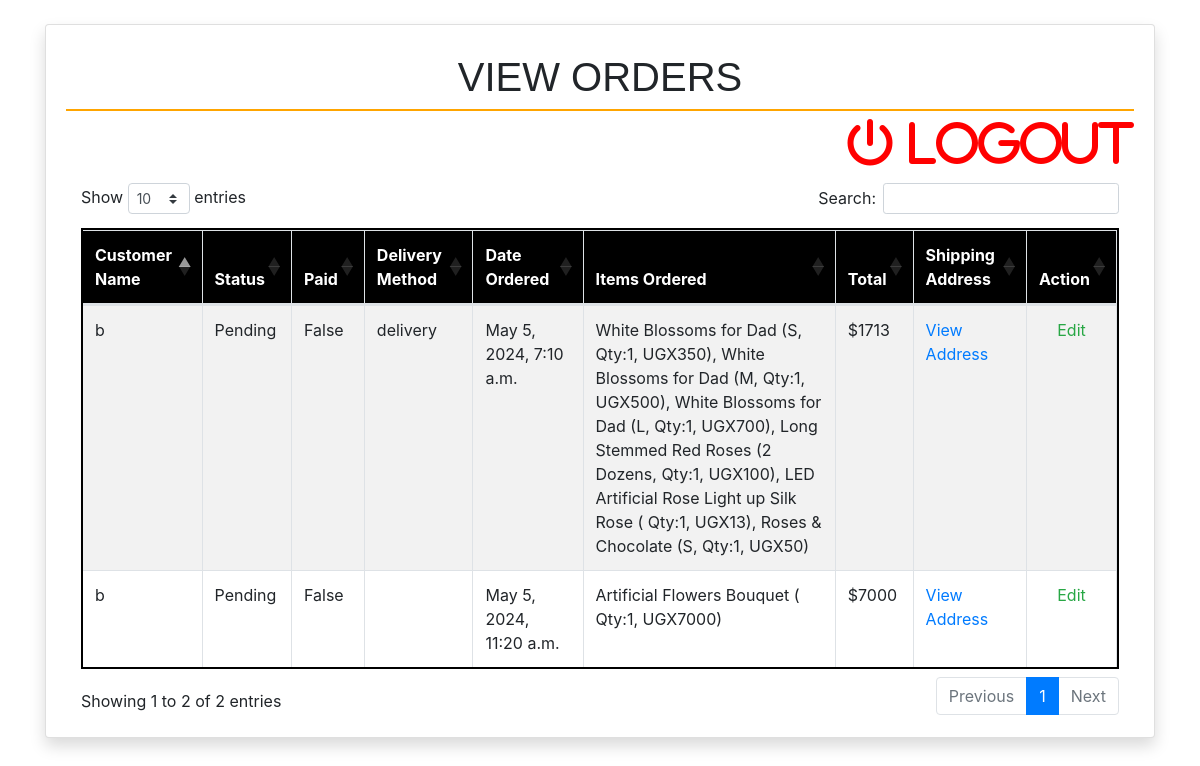
Screenshot of /driver_view_order/ with the database file from the repository.
### order/models.py (models this page shows, shortened)
class Order(models.Model):
    PAYMENT_CHOICES = (("cash", "cash"), ("online", "online"))
    DELIVERY_CHOICES = (("delivery", "delivery"), ("carryout", "carryout"))
    transaction_id = models.UUIDField(
        primary_key=True, default=uuid.uuid4, editable=True
    )
    customer = models.ForeignKey(Customer, on_delete=models.CASCADE)
    STATUS =(
        ('Pending','Pending'),
        ('Order Confirmed','Order Confirmed'),
        ('Out for Delivery','Out for Delivery'),
        ('Delivered','Delivered'),
    )
    status=models.CharField(max_length=50,null=True,choices=STATUS,default='Pending')
    date_ordered = models.DateTimeField(auto_now_add=True)
    date_modified = models.DateTimeField(auto_now=True)
    complete = models.BooleanField(default=False)
    date_completed = models.DateTimeField(null=True, blank=True)
    paid = models.BooleanField(default=False)
    payment_method = models.CharField(max_length=10, choices=PAYMENT_CHOICES)
    delivery_method = models.CharField(max_length=10, choices=DELIVERY_CHOICES)
    shipping = models.ForeignKey(
        "ShippingAddress", on_delete=models.SET_NULL, blank=True, null=True
    )
    pickup = models.ForeignKey(
        "PickUpDetail", on_delete=models.SET_NULL, blank=True, null=True
    )
    coupon = models.ForeignKey(
        "Coupon", on_delete=models.SET_NULL, blank=True, null=True
    )
    email = models.EmailField(max_length=70, null=True, blank=True)
    phone = models.CharField(max_length=20, null=True, blank=True)
    @property
    def get_cart_subtotal(self):
        order_items = self.orderitem_set.all()
        total = sum([item.get_total for item in order_items])
        return total
    get_cart_subtotal.fget.short_description = "Subtotal"
    @property
    def get_cart_total(self):
        total = self.get_cart_subtotal
        if self.coupon:
            total = total - self.get_coupon_value
        return total
    get_cart_total.fget.short_description = "Total"
    @property
    def get_cart_items(self):
        order_items = self.orderitem_set.all()
        total = sum([item.quantity for item in order_items])
        return total
    get_cart_items.fget.short_description = "# Items"
    @property
    def display_items(self):
        order_items = self.orderitem_set.all()
        ticker, l = 1, len(order_items)
        product_titles = str()
        for item in order_items:
            add_comma = ", " if l > 1 and ticker != l else ""
            if item.variation:
                product_title = f"""{item.product.name}
                ({item.variation.get_size},
                Qty:{item.quantity}, UGX{item.get_total}){add_comma}"""
            else:
                product_title = f"""{item.product.name}
                ( Qty:{item.quantity}, UGX{item.get_total}){add_comma}"""
            product_titles += product_title
            ticker += 1
        return product_titles
    @property
    def get_coupon_value(self):
        if self.coupon:
            if self.coupon.discount_type == "Percent":
                coupon_value = round(
                    self.get_cart_subtotal * self.coupon.discount_amount / 100, 2
                )
            else:
                coupon_value = self.coupon.discount_amount
        else:
            coupon_value = None
        return coupon_value
    get_coupon_value.fget.short_description = "Coupon"

class OrderItem(models.Model):
    product = models.ForeignKey(Product, on_delete=models.CASCADE)
    order = models.ForeignKey(Order, on_delete=models.CASCADE)
    variation = models.ForeignKey(
        ProductVariant, on_delete=models.SET_NULL, blank=True, null=True
    )
    quantity = models.IntegerField(default=0)
    date_added = models.DateTimeField(auto_now_add=True)
    @property
    def get_total(self):
        if self.product.has_variants:
            total = self.variation.price * self.quantity
        else:
            total = self.product.price * self.quantity
        return total
    get_total.fget.short_description = "Total"
    def image_tag(self):
        return mark_safe(
            f'<img src="{self.product.image.url}" width="100" height="100" />'
        )
    image_tag.short_description = "Image"

### users/models.py (models this page shows)
class Customer(models.Model):
    user = models.OneToOneField("User", null=True, blank=True, on_delete=models.CASCADE)
    device = models.CharField(max_length=200, null=True, blank=True)
    created_at = models.DateTimeField(auto_now_add=True)
    def __str__(self):
        return self.user.username if self.user else self.device

class User(AbstractUser):
    email = models.EmailField(unique=True)
    REQUIRED_FIELDS = [
        "email",
    ]

### store/models.py (models this page shows, shortened)
class Product(models.Model):
    id = models.UUIDField(primary_key=True, default=uuid.uuid4, editable=False)
    name = models.CharField(max_length=100)
    price = models.DecimalField(max_digits=15, decimal_places=0, blank=True, null=True)
    desc = models.TextField(max_length=500, blank=True, null=True)
    image = models.ImageField(blank=True, upload_to="images")
    created_at = models.DateField(auto_now_add=True)
    updated_at = models.DateField(auto_now=True)
    product_category = models.ForeignKey(
        "Category", on_delete=models.CASCADE, null=True, blank=True
    )
    class Meta:
        ordering = ("product_category",)
    def image_tag(self):  # pragma: no cover
        if self.image:
            return mark_safe(f'<img src="{self.image.url}" width="100" height="100" />')
    image_tag.short_description = "Image"
    @property
    def has_variants(self):
        if self.productvariant_set.count() > 0:
            return True
        else:
            return False

class ProductVariant(models.Model):
    title = models.CharField(max_length=100, blank=True, null=True)
    product = models.ForeignKey(Product, on_delete=models.CASCADE)
    size = models.ForeignKey(Size, on_delete=models.CASCADE)
    price = models.DecimalField(max_digits=15, decimal_places=0)
    @property
    def get_size(self):
        return str(self.size)

class Size(models.Model):
    name = models.CharField(max_length=20, blank=True, null=True, unique=True)
    def __str__(self):
        return self.name

### custom_admin/views.py (the view)
# urls.py: path('driver_view_order/', driver_view_orders, name='driver_view_orders'),
def driver_view_orders(request):
    orders = Order.objects.all()
    context = {'orders': orders}
    return render(request, 'admin/driver_view_order.html', context)

### store/context_processors.py (called while the page is built)
def get_cart_quantity(request):
    if request.user.is_authenticated:
        try:
            customer = request.user.customer
        except:
            number_of_items = 0
    else:
        try:
            customer, created = Customer.objects.get_or_create(
                device=request.COOKIES["device"]
            )
        except:
            number_of_items = 0
    try:
        customer_order = Order.objects.filter(customer=customer, complete=False)[0]
        number_of_items = customer_order.get_cart_items
    except:
        number_of_items = 0
    return {"cart_quantity": number_of_items}

### templates/admin/driver_view_order.html (shortened to what this page needs)
{% extends 'admin/driver_base.html' %}
{% block content %}
<div class="card shadow">
    <div class="card-body">
        <h1 class="p-2 text-center" style="border-bottom: 2px solid orange; font-family: 'Georgia', sans-serif; font-size: 2.5em; text-transform: uppercase;">
            View Orders</h1>
        <div class="text-right mb-3">
            <a href="{% url 'users:logout' %}" class="fa fa-power-off" style="font-size:48px;color:red"></i></i> Logout
            </a>
        </div>
        <div class="container">
            <div class="table-responsive">
                <table class="table table-bordered table-striped" style="border: 2px solid black;" id="example">
                    <thead style="background-color: black; color: white;">
                        <tr>
                            <th>Customer Name</th>
                            <th>Status</th>
                            <th>Paid</th>
                            <th>Delivery Method</th>
                            <th>Date Ordered</th>
                            <th>Items Ordered</th>
                            <th>Total</th>
                            <th>Shipping Address</th>
                            <th class="text-center">Action</th>
                        </tr>
                    </thead>
                    <tbody>
                        {% for order in orders %}
                            <tr>
                                <td>{{ order.customer }}</td>
                                <td>{{ order.status|default:"Pending" }}</td>
                                <td>{{ order.paid }}</td>
                                <td>{{ order.delivery_method }}</td>
                                <td>{{ order.date_ordered }}</td>
                                <td>{{ order.display_items }}</td>
                                <td>${{ order.get_cart_total }}</td>
                                <td><a href="{% url 'driver_view_shipping_address' order.transaction_id %}">View Address</a></td>
                                <td class="text-center">
                                    <a href="{% url 'driver_edit_order' order.transaction_id %}" class="text-success">Edit</a>
                                </td>
                            </tr>
                        {% endfor %}
                    </tbody>
                </table>
            </div>
        </div>
    </div>
</div>
<link rel="stylesheet" href="https://cdnjs.cloudflare.com/ajax/libs/font-awesome/6.0.0/css/all.min.css">
<link rel="stylesheet" href="https://stackpath.bootstrapcdn.com/bootstrap/4.3.1/css/bootstrap.min.css">
<link rel="stylesheet" type="text/css" href="https://cdn.datatables.net/1.10.24/css/dataTables.bootstrap4.min.css">
{% endblock %}

### rows the page displays
Order: customer "b", status "Pending", paid "False", delivery_method "delivery", date_ordered "May 5, 2024, 7:10 a.m.", display_items "White Blossoms for Dad (S, Qty:1, UGX350), White Blossoms for Dad (M, Qty:1, UGX500), White Blossoms for Dad (L, Qty:1, UGX700), Long Stemmed Red Roses (2 Dozens, Qty:1, UGX100), LED Artificial Rose Light up Silk Rose ( Qty:1, UGX13), Roses & Chocolate (S, Qty:1, UGX50)", get_cart_total "1713"
Order: customer "b", status "Pending", paid "False", date_ordered "May 5, 2024, 11:20 a.m.", display_items "Artificial Flowers Bouquet ( Qty:1, UGX7000)", get_cart_total "7000"
